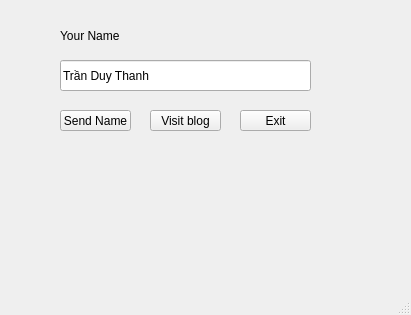
<?xml version="1.0" encoding="UTF-8"?>
<ui version="4.0">
 <class>MainWindow</class>
 <widget class="QMainWindow" name="MainWindow">
  <property name="geometry">
   <rect>
    <x>0</x>
    <y>0</y>
    <width>411</width>
    <height>315</height>
   </rect>
  </property>
  <property name="windowTitle">
   <string>MainWindow</string>
  </property>
  <widget class="QWidget" name="centralwidget">
   <widget class="QLabel" name="label">
    <property name="geometry">
     <rect>
      <x>60</x>
      <y>20</y>
      <width>91</width>
      <height>31</height>
     </rect>
    </property>
    <property name="styleSheet">
     <string notr="true">font: 14pt &quot;MS Shell Dlg 2&quot;;</string>
    </property>
    <property name="text">
     <string>Your Name</string>
    </property>
   </widget>
   <widget class="QLineEdit" name="lineEditName">
    <property name="geometry">
     <rect>
      <x>60</x>
      <y>60</y>
      <width>251</width>
      <height>31</height>
     </rect>
    </property>
    <property name="styleSheet">
     <string notr="true">font: 14pt &quot;MS Shell Dlg 2&quot;;</string>
    </property>
    <property name="text">
     <string>Trần Duy Thanh</string>
    </property>
   </widget>
   <widget class="QPushButton" name="pushButtonSendName">
    <property name="geometry">
     <rect>
      <x>60</x>
      <y>110</y>
      <width>71</width>
      <height>21</height>
     </rect>
    </property>
    <property name="text">
     <string>Send Name</string>
    </property>
   </widget>
   <widget class="QPushButton" name="pushButtonVisitBlog">
    <property name="geometry">
     <rect>
      <x>150</x>
      <y>110</y>
      <width>71</width>
      <height>21</height>
     </rect>
    </property>
    <property name="text">
     <string>Visit blog</string>
    </property>
   </widget>
   <widget class="QPushButton" name="pushButtonExit">
    <property name="geometry">
     <rect>
      <x>240</x>
      <y>110</y>
      <width>71</width>
      <height>21</height>
     </rect>
    </property>
    <property name="text">
     <string>Exit</string>
    </property>
   </widget>
  </widget>
  <widget class="QMenuBar" name="menubar">
   <property name="geometry">
    <rect>
     <x>0</x>
     <y>0</y>
     <width>411</width>
     <height>18</height>
    </rect>
   </property>
  </widget>
  <widget class="QStatusBar" name="statusbar"/>
 </widget>
 <resources/>
 <connections/>
</ui>
